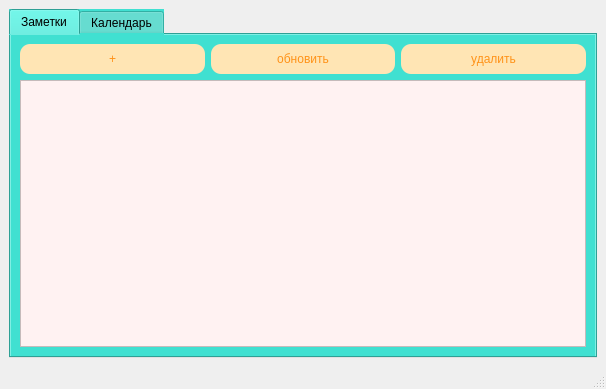
<?xml version="1.0" encoding="UTF-8"?>
<ui version="4.0">
 <class>MainWindow</class>
 <widget class="QMainWindow" name="MainWindow">
  <property name="geometry">
   <rect>
    <x>0</x>
    <y>0</y>
    <width>606</width>
    <height>389</height>
   </rect>
  </property>
  <property name="windowTitle">
   <string>MainWindow</string>
  </property>
  <widget class="QWidget" name="centralwidget">
   <layout class="QGridLayout" name="gridLayout">
    <item row="0" column="0">
     <widget class="QTabWidget" name="tabWidget">
      <property name="styleSheet">
       <string notr="true">background-color: #40E0D1</string>
      </property>
      <property name="currentIndex">
       <number>0</number>
      </property>
      <widget class="QWidget" name="tab">
       <attribute name="title">
        <string>Заметки</string>
       </attribute>
       <layout class="QGridLayout" name="gridLayout_3">
        <item row="0" column="0">
         <widget class="QPushButton" name="crbt_notes">
          <property name="minimumSize">
           <size>
            <width>21</width>
            <height>0</height>
           </size>
          </property>
          <property name="styleSheet">
           <string notr="true">color: #ff9218;
background-color: #ffe5b4;
text-align: center;
border-radius: 10px;
border: none;
box-shadow: 0 0 10px 5px rgba(221, 221, 221, 1);
width: 130px;
height: 30px;</string>
          </property>
          <property name="text">
           <string>+</string>
          </property>
         </widget>
        </item>
        <item row="0" column="1">
         <widget class="QPushButton" name="refresh">
          <property name="styleSheet">
           <string notr="true">color: #ff9218;
background-color: #ffe5b4;
text-align: center;
border-radius: 10px;
border: none;
box-shadow: 0 0 10px 5px rgba(221, 221, 221, 1);
width: 130px;
height: 30px;</string>
          </property>
          <property name="text">
           <string>обновить</string>
          </property>
         </widget>
        </item>
        <item row="0" column="2">
         <widget class="QPushButton" name="deletebt_notes">
          <property name="styleSheet">
           <string notr="true">color: #ff9218;
background-color: #ffe5b4;
text-align: center;
border-radius: 10px;
border: none;
box-shadow: 0 0 10px 5px rgba(221, 221, 221, 1);
width: 130px;
height: 30px;
</string>
          </property>
          <property name="text">
           <string>удалить</string>
          </property>
         </widget>
        </item>
        <item row="1" column="0" colspan="3">
         <widget class="QListWidget" name="listWidget">
          <property name="styleSheet">
           <string notr="true">background-color: #fff2f2</string>
          </property>
         </widget>
        </item>
       </layout>
      </widget>
      <widget class="QWidget" name="tab_3">
       <attribute name="title">
        <string>Календарь</string>
       </attribute>
       <layout class="QGridLayout" name="gridLayout_2">
        <item row="1" column="1" colspan="3">
         <widget class="QPushButton" name="pushButton_2">
          <property name="styleSheet">
           <string notr="true">color: #000000;
background-color: #ffe5b4;
text-align: center;
border-radius: 10px;
border: none;
box-shadow: 0 0 10px 5px rgba(221, 221, 221, 1);
width: 30px;
height: 30px;</string>
          </property>
          <property name="text">
           <string>♲обновить♲</string>
          </property>
         </widget>
        </item>
        <item row="0" column="3">
         <widget class="QPushButton" name="pushButton_3">
          <property name="styleSheet">
           <string notr="true">color: #ff9218;
background-color: #ffe5b9;
text-align: center;
border-radius: 10px;
border: none;
box-shadow: 0 0 10px 5px rgba(221, 221, 221, 1);
width: 130px;
height: 30px;</string>
          </property>
          <property name="text">
           <string>удалить</string>
          </property>
         </widget>
        </item>
        <item row="0" column="1" colspan="2">
         <widget class="QPushButton" name="pushButton">
          <property name="styleSheet">
           <string notr="true">color: #ff9218;
background-color: #ffe5b4;
text-align: center;
border-radius: 10px;
border: none;
box-shadow: 0 0 10px 5px rgba(221, 221, 221, 1);
width: 130px;
height: 30px;</string>
          </property>
          <property name="text">
           <string>+</string>
          </property>
         </widget>
        </item>
        <item row="2" column="1" colspan="3">
         <widget class="QListWidget" name="listWidget_3">
          <property name="styleSheet">
           <string notr="true">background-color: rgb(255, 242, 242);</string>
          </property>
         </widget>
        </item>
        <item row="0" column="0" rowspan="3">
         <widget class="QCalendarWidget" name="calendarWidget">
          <property name="styleSheet">
           <string notr="true">alternate-background-color: #0047AB;</string>
          </property>
         </widget>
        </item>
       </layout>
      </widget>
     </widget>
    </item>
   </layout>
  </widget>
  <widget class="QMenuBar" name="menubar">
   <property name="geometry">
    <rect>
     <x>0</x>
     <y>0</y>
     <width>606</width>
     <height>22</height>
    </rect>
   </property>
  </widget>
  <widget class="QStatusBar" name="statusbar"/>
 </widget>
 <resources/>
 <connections/>
</ui>
